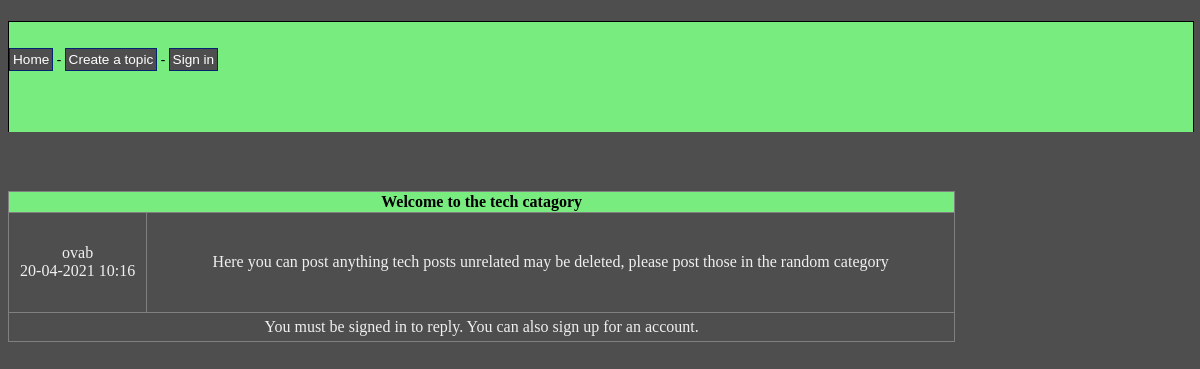
Page /php-code/topic.php?id=10 on the committed database.
### tables this page shows
CREATE TABLE IF NOT EXISTS `topics` (
  `Topic_id` int(11) NOT NULL AUTO_INCREMENT,
  `Topic_subject` varchar(200) DEFAULT NULL,
  `topic_date` datetime DEFAULT NULL,
  `users_userID` int(11) NOT NULL,
  `Catagory_cat_id` int(11) DEFAULT NULL,
  PRIMARY KEY (`Topic_id`),
  KEY `fk_topics_users` (`users_userID`),
  KEY `fk_topics_Catagory1` (`Catagory_cat_id`)
);

CREATE TABLE IF NOT EXISTS `posts` (
  `post_id` int(8) NOT NULL AUTO_INCREMENT,
  `post_content` text NOT NULL,
  `post_date` datetime NOT NULL,
  `post_topic` int(8) NOT NULL,
  `post_by` int(8) NOT NULL,
  PRIMARY KEY (`post_id`)
);

CREATE TABLE IF NOT EXISTS `users` (
  `userID` int(11) NOT NULL AUTO_INCREMENT,
  `username` varchar(45) NOT NULL,
  `password` varchar(45) NOT NULL,
  `date_created` datetime NOT NULL,
  PRIMARY KEY (`userID`)
);

### php-code/topic.php (the view)
<?php
include 'connect.php';
include '../header.php';
echo '</div></div> <link rel="stylesheet" href="../css/css.css" type="text/css">';
$sql = "SELECT
			fsp_forum.topics.Topic_id,
			fsp_forum.topics.Topic_subject
		FROM
			fsp_forum.topics
		WHERE
			Topic_id = " . mysqli_real_escape_string($conn,$_GET['id']);
$result = mysqli_query($conn, $sql);
if(!$result)
{
	echo 'The topic could not be displayed, please try again later.';
}
else
{
	if(mysqli_num_rows($result) == 0)
	{
		echo 'This topic doesn&prime;t exist.';
	}
	else
	{
		while($row = mysqli_fetch_assoc($result))
		{
			echo '<h1>&nbsp</h1>
                        <table class="topic" border="1">
					<tr>
						<th colspan="2">' . $row['Topic_subject'] . '</th>
					</tr>';
            $order = " ORDER BY post_date";
			$posts_sql = "SELECT
						post_topic,
						post_content,
						post_date,
						post_by,
						userID,
						username
					FROM
						posts
					LEFT JOIN
						users
					ON
						post_by = users.userID
					WHERE
						post_topic = " . mysqli_real_escape_string($conn,$_GET['id']). $order
            ;
			$posts_result = mysqli_query($conn, $posts_sql);
			if(!$posts_result)
			{
				echo '<tr><td>The posts could not be displayed, please try again later.</tr></td></table>';
			}
			else
			{
				while($posts_row = mysqli_fetch_assoc($posts_result))
				{
                    echo '<tr class="topic-post">
							<td class="user-post">' . $posts_row['username'] . '<br/>' . date('d-m-Y H:i', strtotime($posts_row['post_date'])) . '</td>
							<td class="post-content">' . htmlentities(stripslashes($posts_row['post_content'])) . '</td>
						  </tr>';
				}
			}
			if(!$_SESSION['signed_in'])
			{
				echo '<tr><td colspan=2>You must be <a href="signin.php">signed in</a> to reply. You can also <a href="signup.php">sign up</a> for an account.';
			}
			else
			{
				echo '<tr><td colspan="2"><h2>Reply:</h2><br />
					<form method="post" action="reply.php?id=' . $row['Topic_id'] . '">
						<textarea name="reply-content"></textarea><br /><br />
						<input type="submit" value="Submit reply" />
					</form></td></tr>';
			}
			echo '</table>';
		}
	}
}
?>

### css/css.css (style rules this page uses)
:root { --padding-side-perc: 5%; --site-color-theme: #79EC80; --accent-color: #4E4E4E; }
body { background-color: #4E4E4E; text-align: center; }
table { border-collapse: collapse; width: 80%; }
table a { text-decoration: none; color: #F0F0F0 }
th { background-color: var(--site-color-theme); color: #000000; }
td { color: #F0F0F0; padding: 5px; }
h1, #footer { font-family: "Comic Sans MS", sans-serif; color: #F1F3F1; }
.topic-post { height: 100px; overflow: auto; }
.post-content { padding: 30px; }

### rows in the picture
topics: Topic_subject "Welcome to the tech catagory"
posts: users.username "ovab", post_date "20-04-2021 10:16", post_content "Here you can post anything tech posts unrelated may be deleted, please post those in the random category"
